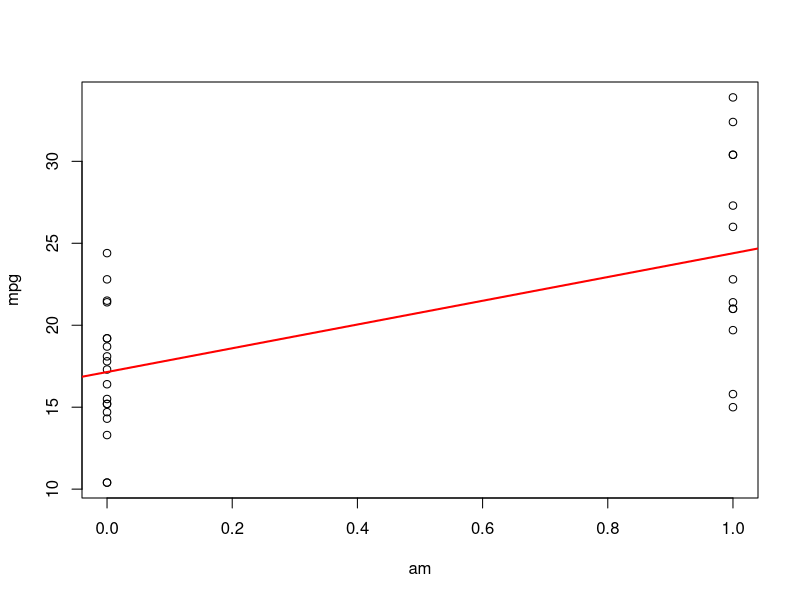
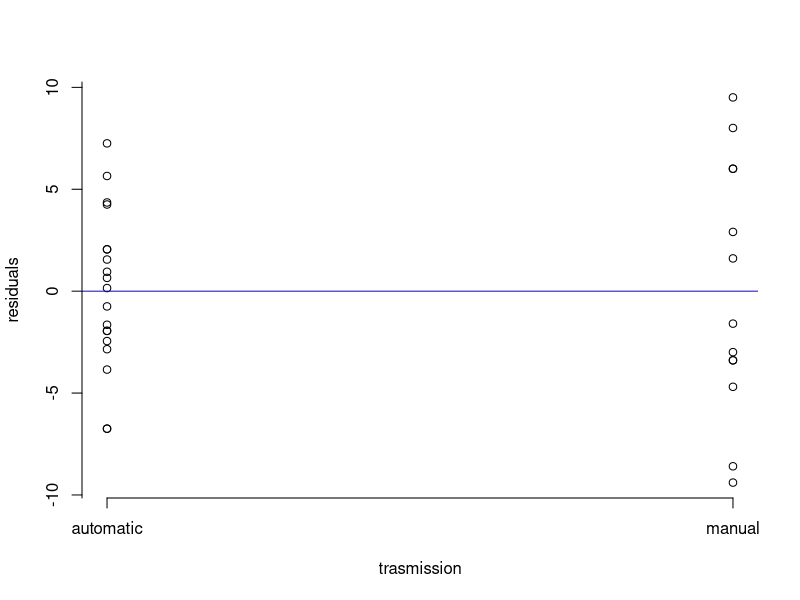

Recreate these plots in R, in order.
## ---- chunk 1
data(mtcars)
fit <- lm(mpg ~ am ,mtcars)
summary(fit)
## ---- chunk 2
with(mtcars, plot(am, mpg))
abline(coef=coef(fit),lwd=2,col="red")
## ---- chunk 3
plot(mtcars$am,resid(fit),xlab="trasmission",ylab="residuals",axes=F)
axis(2,at=seq(-15,15,5))
axis(1,at=c(0,1),labels=c("automatic","manual"))
abline(h=0,col="blue")
